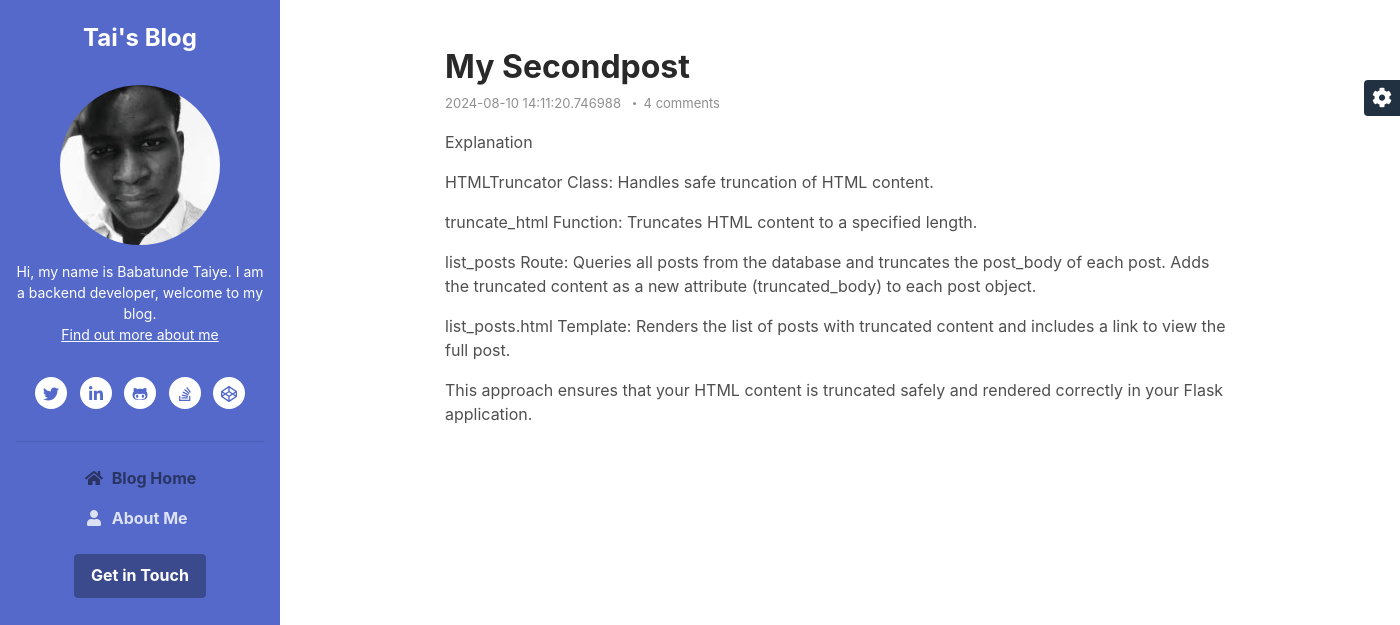
/blog/post/my-secondpost, run on the app's committed database.
### app/models.py (models this page shows, shortened)
class Post(db.Model):
    id = db.Column(db.String, primary_key=True, default=lambda: str(uuid.uuid4()))
    post_image = db.Column(db.String, nullable=False, default='def_post.png')
    title = db.Column(db.String, nullable=False)
    content = db.Column(db.Text, nullable=False)
    slug = db.Column(db.String, nullable=False, unique=True)
    created_at = db.Column(db.DateTime, default=datetime.utcnow)
    updated_at = db.Column(db.DateTime, onupdate=datetime.utcnow)
    published = db.Column(db.Boolean, default=False)
    tags = db.Column(db.String())
    author_id = db.Column(db.Integer, db.ForeignKey('admin.id'), nullable=False)
    images = db.relationship('Images', backref='post', lazy=True)

### app/blog/blog.py (the view)
@blog.route('/post/<string:slug>', methods=['POST', 'GET'])
def actual_post(slug):
    post = Post.query.filter_by(slug=slug).first()
    action = request.form.get('actionField')
    if action == 'publish':
        post.published=True
        db.session.add(post)
        db.session.commit()
        flash('Post has been published')
    elif action == 'delete':
        db.session.delete(post)
        db.session.commit()
        flash('Post has been deleted')
        return redirect(url_for('blog.posts'))
    return render_template('blog-post.html', post=post)

### app/blog/templates/blog-post.html (shortened to what this page needs)
{% extends "base.html" %}
{% block content %}
    <div class="main-wrapper">
	    <article class="blog-post px-3 py-5 p-md-5">
		    <div class="container">
			    <header class="blog-post-header">
				    <h2 class="title mb-2">{{post.title}}</h2>
				    <div class="meta mb-3"><span class="date">{% if post.updated_at %}{{post.updated_at }} {%else%} {{ post.created_at }} {%endif%} </span><span class="comment"><a href="{{ url_for('blog.actual_post', slug=post.slug) }}#disqus_thread">4 comments</a></span></div>
			    </header>
			    {{post.content|safe }}
			</div>
		</article>
	{% endblock %}

### data on the page
Post: title "My Secondpost", created_at "2024-08-10 14:11:20.746988", content "Explanation HTMLTruncator Class: Handles safe truncation of HTML content. truncate_html Function: Truncates HTML content to a specified length. list_posts Route: Queries all posts from the database and truncates the post_body of each post. Adds the truncated content as a new attribute (truncated_body) to each post object. list_posts.html Template: Renders the list of posts with truncated content and includes a link to view the full post. This approach ensures that your HTML content is truncated safely and rendered correctly in your Flask application."
